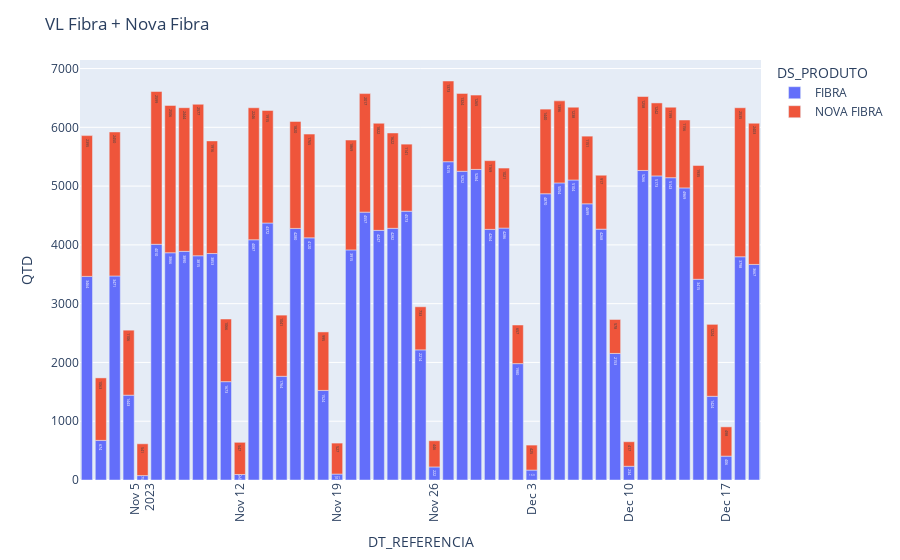

This figure's notebook cell:
### Markdown cell above
## VL Fibra e Nova Fibra

### Code cell
df_vl = df.query('DS_INDICADOR == "VL"')
df_vl2 = df_vl[['DS_TIPO','DS_PRODUTO','DS_INDICADOR','DS_DET_INDICADOR','DT_REFERENCIA','QTD']]
df_vl3 = df_vl2.groupby(['DS_TIPO', 'DS_PRODUTO', 'DS_INDICADOR', 'DT_REFERENCIA']).agg({'QTD': 'sum'}).reset_index()

fig3 = px.bar(df_vl3, 
             x='DT_REFERENCIA', 
             y='QTD',
             color='DS_PRODUTO',
             text_auto=True)
fig3.update_layout(title='VL Fibra + Nova Fibra')
fig3.update_xaxes(tickangle=-90)
fig3.show()

### Figure 1 — Plotly figure (JSON) as saved in the notebook; plotly's stock layout.template omitted (floating-point values rounded to 4 significant figures)
{"data": [{"alignmentgroup": "True", "hovertemplate": "DS_PRODUTO=FIBRA<br>DT_REFERENCIA=%{x}<br>QTD=%{y}<extra></extra>", "legendgroup": "FIBRA", "marker": {"color": "#636efa", "pattern": {"shape": ""}}, "name": "FIBRA", "offsetgroup": "FIBRA", "orientation": "v", "showlegend": true, "textposition": "auto", "texttemplate": "%{y}", "type": "bar", "x": ["2023-11-01T00:00:00", "2023-11-02T00:00:00", "2023-11-03T00:00:00", "2023-11-04T00:00:00", "2023-11-05T00:00:00", "2023-11-06T00:00:00", "2023-11-07T00:00:00", "2023-11-08T00:00:00", "2023-11-09T00:00:00", "2023-11-10T00:00:00", "2023-11-11T00:00:00", "2023-11-12T00:00:00", "2023-11-13T00:00:00", "2023-11-14T00:00:00", "2023-11-15T00:00:00", "2023-11-16T00:00:00", "2023-11-17T00:00:00", "2023-11-18T00:00:00", "2023-11-19T00:00:00", "2023-11-20T00:00:00", "2023-11-21T00:00:00", "2023-11-22T00:00:00", "2023-11-23T00:00:00", "2023-11-24T00:00:00", "2023-11-25T00:00:00", "2023-11-26T00:00:00", "2023-11-27T00:00:00", "2023-11-28T00:00:00", "2023-11-29T00:00:00", "2023-11-30T00:00:00", "2023-12-01T00:00:00", "2023-12-02T00:00:00", "2023-12-03T00:00:00", "2023-12-04T00:00:00", "2023-12-05T00:00:00", "2023-12-06T00:00:00", "2023-12-07T00:00:00", "2023-12-08T00:00:00", "2023-12-09T00:00:00", "2023-12-10T00:00:00", "2023-12-11T00:00:00", "2023-12-12T00:00:00", "2023-12-13T00:00:00", "2023-12-14T00:00:00", "2023-12-15T00:00:00", "2023-12-16T00:00:00", "2023-12-17T00:00:00", "2023-12-18T00:00:00", "2023-12-19T00:00:00"], "xaxis": "x", "y": [3464, 674, 3471, 1443, 75, 4010, 3866, 3890, 3815, 3853, 1673, 94, 4087, 4372, 1764, 4280, 4120, 1524, 101, 3915, 4557, 4247, 4282, 4573, 2214, 222, 5415, 5252, 5284, 4264, 4286, 1980, 169, 4870, 5054, 5104, 4699, 4268, 2153, 234, 5266, 5173, 5143, 4969, 3415, 1424, 406, 3798, 3667], "yaxis": "y"}, {"alignmentgroup": "True", "hovertemplate": "DS_PRODUTO=NOVA FIBRA<br>DT_REFERENCIA=%{x}<br>QTD=%{y}<extra></extra>", "legendgroup": "NOVA FIBRA", "marker": {"color": "#EF553B", "pattern": {"shape": ""}}, "name": "NOVA FIBRA", "offsetgroup": "NOVA FIBRA", "orientation": "v", "showlegend": true, "textposition": "auto", "texttemplate": "%{y}", "type": "bar", "x": ["2023-11-01T00:00:00", "2023-11-02T00:00:00", "2023-11-03T00:00:00", "2023-11-04T00:00:00", "2023-11-05T00:00:00", "2023-11-06T00:00:00", "2023-11-07T00:00:00", "2023-11-08T00:00:00", "2023-11-09T00:00:00", "2023-11-10T00:00:00", "2023-11-11T00:00:00", "2023-11-12T00:00:00", "2023-11-13T00:00:00", "2023-11-14T00:00:00", "2023-11-15T00:00:00", "2023-11-16T00:00:00", "2023-11-17T00:00:00", "2023-11-18T00:00:00", "2023-11-19T00:00:00", "2023-11-20T00:00:00", "2023-11-21T00:00:00", "2023-11-22T00:00:00", "2023-11-23T00:00:00", "2023-11-24T00:00:00", "2023-11-25T00:00:00", "2023-11-26T00:00:00", "2023-11-27T00:00:00", "2023-11-28T00:00:00", "2023-11-29T00:00:00", "2023-11-30T00:00:00", "2023-12-01T00:00:00", "2023-12-02T00:00:00", "2023-12-03T00:00:00", "2023-12-04T00:00:00", "2023-12-05T00:00:00", "2023-12-06T00:00:00", "2023-12-07T00:00:00", "2023-12-08T00:00:00", "2023-12-09T00:00:00", "2023-12-10T00:00:00", "2023-12-11T00:00:00", "2023-12-12T00:00:00", "2023-12-13T00:00:00", "2023-12-14T00:00:00", "2023-12-15T00:00:00", "2023-12-16T00:00:00", "2023-12-17T00:00:00", "2023-12-18T00:00:00", "2023-12-19T00:00:00"], "xaxis": "x", "y": [2395, 1063, 2450, 1106, 541, 2599, 2506, 2444, 2577, 1916, 1066, 547, 2246, 1915, 1041, 1820, 1765, 995, 527, 1869, 2017, 1822, 1622, 1141, 733, 446, 1373, 1324, 1265, 1169, 1021, 657, 425, 1440, 1396, 1238, 1151, 917, 578, 417, 1258, 1242, 1199, 1156, 1935, 1224, 498, 2535, 2403], "yaxis": "y"}], "layout": {"barmode": "relative", "legend": {"title": {"text": "DS_PRODUTO"}, "tracegroupgap": 0}, "margin": {"t": 60}, "title": {"text": "VL Fibra + Nova Fibra"}, "xaxis": {"anchor": "y", "domain": [0, 1], "tickangle": -90, "title": {"text": "DT_REFERENCIA"}}, "yaxis": {"anchor": "x", "domain": [0, 1], "title": {"text": "QTD"}}}}
